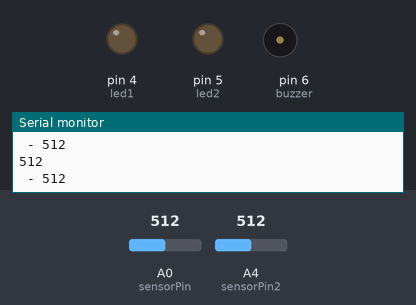
A sketch run on a simulated Arduino Uno, built with avr-gcc and run on an emulated ATmega328P. Shown: output pins drawn as LEDs (lit = HIGH), buzzer (waves = sounding, pin HIGH), the last lines printed to the serial monitor. The test bench sets the inputs (shaded band); at power-on: A0 (sensorPin) = 512, A4 (sensorPin2) = 512.

Above: at 1.2 s.
1.3 s: A0 (sensorPin) set to 982
2.8 s: A0 (sensorPin) set to 1014
5.8 s: A4 (sensorPin2) set to 315
8.0 s: A4 (sensorPin2) set to 290
At 9.6 s:
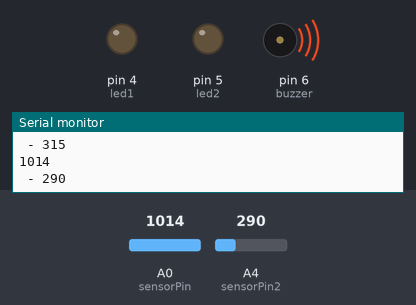
At 20.4 s:
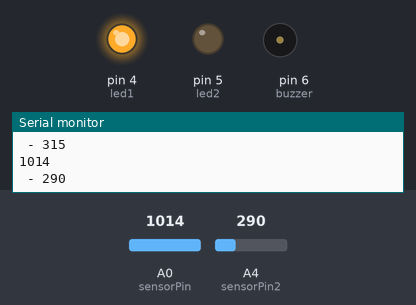
Timing chart, 0 to 26.4 s (numbered marks = the images above; inputs shaded):
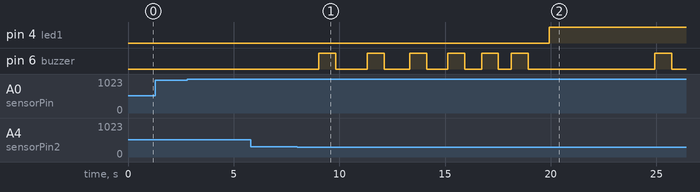

The sketch:

dlonie.ino
```cpp
//#include<Timer.h>
//#include<Servo.h>
//Servo serwo;
#define led1 4
#define led2 5
unsigned long time;
unsigned long l;
int sensorPin = A0;    // select the input pin for the potentiometer
int sensorPin2 = A4;
int buzzer = 6;      // select the pin for the LED
int sensorValue = 0;  // variable to store the value coming from the sensor
int sensorValue2 = 0;
int otwieranie=0;

void setup() {
 //serwo.attach(9);
    Serial.begin(9600);
  pinMode(buzzer, OUTPUT);
  pinMode(led1,OUTPUT);
  pinMode(led2,OUTPUT);
// serwo.write(14);
}

void loop() {

  // read the value from the sensor:
  sensorValue = analogRead(sensorPin);
  sensorValue2 = analogRead(sensorPin2);
  // turn the ledPin on
 // Serial.print(sensorValue);
     Serial.println(sensorValue);
       Serial.print(" - ");
            Serial.println(sensorValue2);
      // delay(1000);


 /*if ((sensorValue>=900)&&(sensorValue2<=300))
 {
   otwieranie=1;
   digitalWrite(led1,HIGH);
   digitalWrite(led2,HIGH);
 }
 */
 /*else
 {
     digitalWrite(led1,LOW);
     digitalWrite(led2,LOW);
     otwieranie=0;
 }

   if  (sensorValue>=900)
 {
   digitalWrite(led1,HIGH);

 }
else
 {
    digitalWrite(led1,LOW);
    otwieranie=0;
 }

  if  (sensorValue2<=300)
 {
   digitalWrite(led2,HIGH);

 }
else
 {
    digitalWrite(led2,LOW);
    otwieranie=0;
 }
 */
 while ((sensorValue>=900)&&(sensorValue2<=300))
 {
  delay(1000);

   digitalWrite(buzzer,HIGH);
   delay(800);
   digitalWrite(buzzer,LOW);
    while ((sensorValue>=900)&&(sensorValue2<=300))
 {
   delay(1500);
     digitalWrite(buzzer,HIGH);
   delay(800);
   digitalWrite(buzzer,LOW);
   delay(1200);
    while ((sensorValue>=900)&&(sensorValue2<=300))
 {
     digitalWrite(buzzer,HIGH);
   delay(800);
   digitalWrite(buzzer,LOW);
   delay(1000);
     digitalWrite(buzzer,HIGH);
   delay(800);
   digitalWrite(buzzer,LOW);
   delay(800);
     digitalWrite(buzzer,HIGH);
   delay(800);
   digitalWrite(buzzer,LOW);
   delay(600);

     digitalWrite(buzzer,HIGH);
   delay(800);
   digitalWrite(buzzer,LOW);
   delay(500);
    sensorValue = analogRead(sensorPin);
  sensorValue2 = analogRead(sensorPin2);
  //delay(3000);
     //serwo.write(120);
     delay(500);
     digitalWrite(led1,HIGH);
     delay(5000);
   //  serwo.write(14);

 }}
 }

}
```

Measured:
- the behaviour switches between 301 and 300 on A4 (sensorPin2) (found by bisection; images 0 and 1)
- after the input at 8.0 s, pin 4 (led1): LOW → HIGH after 11.9 s; pin 6 (buzzer): LOW → HIGH after 1.0 s, → LOW 0.80 s later, → HIGH 1.5 s later, → LOW 0.80 s later, … (14 changes in this stretch)
